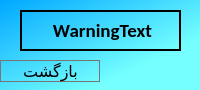
<?xml version="1.0" encoding="UTF-8"?>
<ui version="4.0">
 <class>Warning</class>
 <widget class="QDialog" name="Warning">
  <property name="geometry">
   <rect>
    <x>0</x>
    <y>0</y>
    <width>200</width>
    <height>90</height>
   </rect>
  </property>
  <property name="minimumSize">
   <size>
    <width>200</width>
    <height>90</height>
   </size>
  </property>
  <property name="maximumSize">
   <size>
    <width>200</width>
    <height>90</height>
   </size>
  </property>
  <property name="windowTitle">
   <string/>
  </property>
  <property name="windowIcon">
   <iconset>
    <normalon>:/files/icons8_change_48px.png</normalon>
   </iconset>
  </property>
  <property name="styleSheet">
   <string notr="true">background-color: qlineargradient(spread:pad, x1:0, y1:0, x2:0.739, y2:0.71, stop:0 rgba(0, 167, 255, 255), stop:1 rgba(117, 255, 255, 255));</string>
  </property>
  <widget class="QLabel" name="warningText">
   <property name="geometry">
    <rect>
     <x>20</x>
     <y>10</y>
     <width>161</width>
     <height>41</height>
    </rect>
   </property>
   <property name="font">
    <font>
     <family>Calibri</family>
     <pointsize>14</pointsize>
    </font>
   </property>
   <property name="styleSheet">
    <string notr="true">background-color: qlineargradient(spread:pad, x1:0, y1:0, x2:0.534, y2:0.171, stop:0.255682 rgba(0, 0, 0, 0), stop:0.420455 rgba(0, 0, 0, 0), stop:0.744318 rgba(0, 0, 0, 0), stop:0.994318 rgba(235, 148, 61, 0));</string>
   </property>
   <property name="frameShape">
    <enum>QFrame::Box</enum>
   </property>
   <property name="lineWidth">
    <number>2</number>
   </property>
   <property name="text">
    <string>&lt;html&gt;&lt;head/&gt;&lt;body&gt;&lt;p align=&quot;center&quot;&gt;&lt;span style=&quot; font-weight:600;&quot;&gt;WarningText&lt;/span&gt;&lt;/p&gt;&lt;/body&gt;&lt;/html&gt;</string>
   </property>
  </widget>
  <widget class="QPushButton" name="pushButton">
   <property name="geometry">
    <rect>
     <x>0</x>
     <y>60</y>
     <width>101</width>
     <height>23</height>
    </rect>
   </property>
   <property name="font">
    <font>
     <family>Calibri</family>
     <pointsize>12</pointsize>
    </font>
   </property>
   <property name="cursor">
    <cursorShape>PointingHandCursor</cursorShape>
   </property>
   <property name="text">
    <string>بازگشت</string>
   </property>
   <property name="icon">
    <iconset resource="resources.qrc">
     <normaloff>:/files/icons8_go_back_100px.png</normaloff>:/files/icons8_go_back_100px.png</iconset>
   </property>
   <property name="iconSize">
    <size>
     <width>25</width>
     <height>25</height>
    </size>
   </property>
   <property name="flat">
    <bool>true</bool>
   </property>
  </widget>
 </widget>
 <resources>
  <include location="resources.qrc"/>
 </resources>
 <connections/>
</ui>
